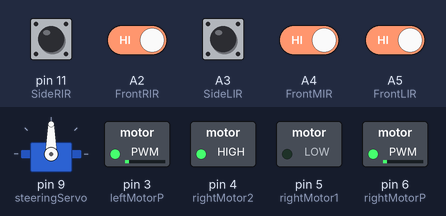
The sketch below on a simulated Arduino Uno, built with avr-gcc and run on an emulated ATmega328P. Parts: servo, switched loads named in the sketch (green lamp = pin HIGH). Inputs (shaded band) come from the test bench; at power-on: A2 (FrontRIR), A3 (SideLIR), A4 (FrontMIR), A5 (FrontLIR), pin 11 (SideRIR) HIGH.

Above: at 2.2 s.
2.3 s: pin 11 (SideRIR) pulled LOW for 0.15 s
At 3.3 s:
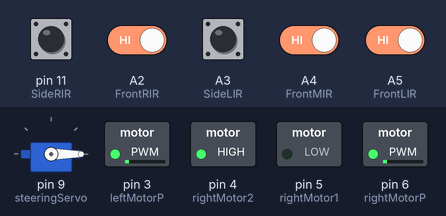
3.9 s: A3 (SideLIR) pulled LOW for 0.15 s
At 4.5 s:
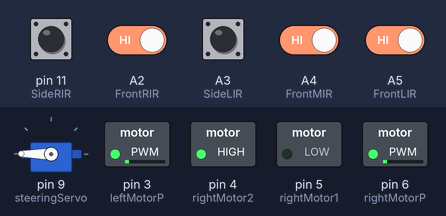
5.5 s: pin 11 (SideRIR) pulled LOW for 1 s
At 6.9 s:
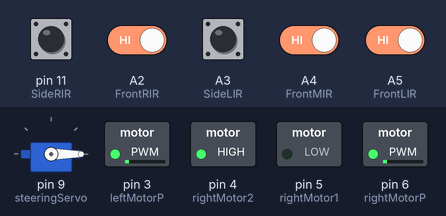
8.0 s: A3 (SideLIR) pulled LOW for 1 s
At 8.8 s:
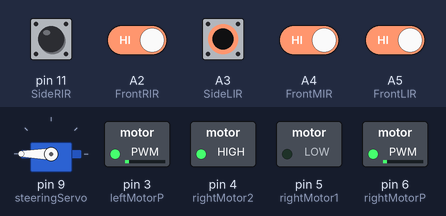
10.5 s: A2 (FrontRIR) driven LOW and A4 (FrontMIR) driven LOW
At 11.7 s:
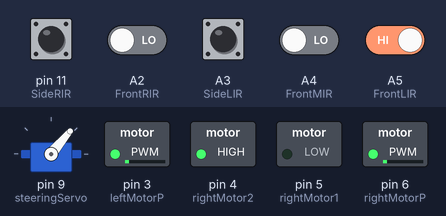
12.0 s: A2 (FrontRIR) driven HIGH and A5 (FrontLIR) driven LOW
At 13.1 s:
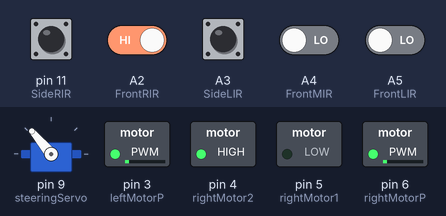
Timing chart, 0 to 14.5 s (numbered marks = the images above; inputs shaded):
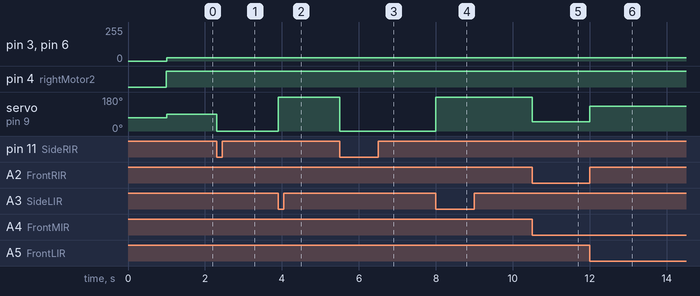

The sketch:

V2.ino
```cpp
const byte mainSpeed = 25;

#include <Servo.h>
Servo steeringServo;

const byte servoDefaultAngle = 90;
short servoAngle = servoDefaultAngle;
const byte errorMultiplyer = 40;
float error = 0;
bool reading = HIGH;


const byte FrontLIR = A5;
const byte FrontMIR = A4;
const byte FrontRIR = A2;
const byte SideLIR = A3;
const byte SideRIR = 11;

bool LFrontIR;
bool MFrontIR;
bool RFrontIR;
bool LeftIR;
bool RightIR;


const byte rightMotorP = 6;
const byte rightMotor1 = 5;
const byte rightMotor2 = 4;
const byte leftMotorP = 3;


void moveForward(int Speed = 0) {

  digitalWrite(rightMotor2, HIGH);
  digitalWrite(rightMotor1, LOW);


  analogWrite(leftMotorP, Speed);
  analogWrite(rightMotorP, Speed);
}
void moveBackward(int Speed = 0) {

  digitalWrite(rightMotor2, LOW);
  digitalWrite(rightMotor1, HIGH);

  analogWrite(leftMotorP, Speed);
  analogWrite(rightMotorP, Speed);
}


void Debugging() {

  Serial.print("RFrontIR: ");
  Serial.print(RFrontIR);
  Serial.print(" LFrontIR: ");
  Serial.print(LFrontIR);
  Serial.print(" MFrontIR: ");
  Serial.print(MFrontIR);

  Serial.print(" RightIR: ");
  Serial.print(RightIR);
  Serial.print(" LeftIR: ");
  Serial.println(LeftIR);

  Serial.print("Error: ");
  Serial.println(error);

  ///////////

  Serial.println("----------------------------------------------------------------");
  delay(100);
}

void PID() {
  if (LFrontIR != reading && MFrontIR != reading && RFrontIR != reading && LeftIR == reading && RightIR == reading) {  // Sides Only
    error = 0;
  } else if (LFrontIR != reading && MFrontIR != reading && RFrontIR != reading && LeftIR != reading && RightIR != reading) {  // All not reading
    error = 0;
  } else if (LFrontIR != reading && MFrontIR != reading && RFrontIR == reading && LeftIR == reading && RightIR == reading) {  // front R + Side R + Side L
    error = 1;
  } else if (LFrontIR == reading && MFrontIR != reading && RFrontIR != reading && LeftIR == reading && RightIR == reading) {  // front L + Side L + Side R
    error = -1;
  } else if (LFrontIR != reading && MFrontIR != reading && RFrontIR == reading && LeftIR != reading && RightIR == reading) {  // front R + Side R
    error = 1;
  } else if (LFrontIR == reading && MFrontIR != reading && RFrontIR != reading && LeftIR == reading && RightIR != reading) {  // front L + Side L
    error = -2;
  } else if (LFrontIR != reading && MFrontIR == reading && RFrontIR == reading && LeftIR != reading && RightIR == reading) {  // front R + Side R + front M
    error = 2;
  } else if (LFrontIR == reading && MFrontIR == reading && RFrontIR != reading && LeftIR == reading && RightIR != reading) {  // front L + Side L + front M
    error = -2;
  } else if (MFrontIR == reading && RFrontIR == reading && LeftIR != reading && RightIR == reading) {  // front L + front R + front M + Side R
    error = 3;
  } else if (LFrontIR == reading && MFrontIR == reading && LeftIR == reading && RightIR != reading) {  // front L + front R + front M + Side L
    error = -3;
  } else if (LFrontIR != reading && MFrontIR != reading && RFrontIR != reading && LeftIR != reading && RightIR == reading) {  // Side R
    error = 3;
  } else if (LFrontIR != reading && MFrontIR != reading && RFrontIR != reading && LeftIR == reading && RightIR != reading) {  // Side L
    error = -3;
  }
  // else if (LFrontIR != reading && MFrontIR == reading && RFrontIR != reading && LeftIR != reading && RightIR != reading) {  // front M
  //   short randomNum = random(0, 1);
  //   if (randomNum == 0) {
  //     randomNum = -1;
  //   }
  //   error = randomNum*2;
  // } else if (LFrontIR == reading && MFrontIR == reading && RFrontIR != reading && LeftIR == reading && RightIR != reading) {  // front M + Side L + front L
  //  short randomNum = random(0, 1);
  //   if (randomNum == 0) {
  //     randomNum = -1;
  //   }
  //   error = randomNum*2;

  // }
  else if (LFrontIR == reading && MFrontIR == reading && RFrontIR != reading && LeftIR == reading && RightIR != reading) {  // front M + Side L
    error = -2;
  } else if (LFrontIR != reading && MFrontIR == reading && RFrontIR == reading && LeftIR != reading && RightIR == reading) {  // front M + Side R + front R
    error = -1;
  } else if (LFrontIR != reading && MFrontIR == reading && RFrontIR != reading && LeftIR != reading && RightIR == reading) {  // front M + Side R
    error = -2;
  }
  // else if (MFrontIR == reading && LeftIR != reading) {  // front M + ! Side L
  //   error = -3;
  // } else if (MFrontIR == reading && RightIR != reading) {  // front M + !Side R
  //   error = 3;
  // }

  // left 160
  // right 20
  servoAngle = round(servoDefaultAngle + (errorMultiplyer * error));
  moveForward(mainSpeed);
  steeringServo.write(servoAngle);
}

char value;
void setup() {
  steeringServo.attach(9);
  Serial.begin(9600);
  pinMode(rightMotorP, OUTPUT);
  pinMode(rightMotor1, OUTPUT);
  pinMode(rightMotor2, OUTPUT);
  pinMode(leftMotorP, OUTPUT);


  pinMode(FrontLIR, INPUT_PULLUP);
  pinMode(SideLIR, INPUT_PULLUP);

  pinMode(FrontMIR, INPUT_PULLUP);

  pinMode(FrontRIR, INPUT_PULLUP);
  pinMode(SideRIR, INPUT_PULLUP);


  steeringServo.write(70);
  delay(1000);

  Serial.begin(9600);
}

void loop() {


  LFrontIR = digitalRead(FrontLIR);
  MFrontIR = digitalRead(FrontMIR);
  RFrontIR = digitalRead(FrontRIR);
  LeftIR = digitalRead(SideLIR);
  RightIR = digitalRead(SideRIR);


  PID();

  // Debugging();

  /*
  value = Serial.read();
    }

  if (LFrontIR == HIGH) {
     moveForward(45);
     steeringServo.write(30);
  }
  else{
     moveForward(45);
     steeringServo.write(120);
  }

    if (Serial.available() > 0) {
      value = Serial.read();
    }

    if (value == 'F') {
       moveForward(30);
    }
    else if (value == 'B') {
       moveBackward(30);
    } else if (value == 'R') {
      steeringServo.write(10);
    } else if (value == 'L') {
      steeringServo.write(150);
    }
    else if (value == 'I') {
      steeringServo.write(10);
      moveForward(30);
      delay(5);
      steeringServo.write(90);
    }
    else if (value == 'G') {
      steeringServo.write(150);
      moveForward(30);
      delay(5);
      steeringServo.write(90);
    }
    else if (value == 'J') {
      steeringServo.write(60);
      motor4.run(BACKWARD);
      motor1.run(BACKWARD);
      motor2.run(BACKWARD);
      motor3.run(BACKWARD);
      delay(5);
      steeringServo.write(110);
    }
    else if (value == 'H') {
      steeringServo.write(160);
      motor4.run(BACKWARD);
      motor1.run(BACKWARD);
      motor2.run(BACKWARD);
      motor3.run(BACKWARD);
      delay(5);
      steeringServo.write(110);
    }


     else if (value == 'H'){
      steeringServo.write(90);
      moveForward(0);


   }

  moveForward(85);
  steeringServo.write(90);
  delay(6000);
      moveBackward(30);
  steeringServo.write(150);
  delay(1500);
  */
}
```

Measured:
- after the input at 2.3 s, servo on pin 9 (steeringServo): 90° → 0° at once
- after the input at 3.9 s, servo on pin 9 (steeringServo): 0° → 180° at once
- after the input at 5.5 s, servo on pin 9 (steeringServo): 180° → 0° at once
- after the input at 8.0 s, servo on pin 9 (steeringServo): 0° → 180° at once
- after the input at 10.5 s, servo on pin 9 (steeringServo): 180° → 50° at once
- after the input at 12.0 s, servo on pin 9 (steeringServo): 50° → 130° at once
